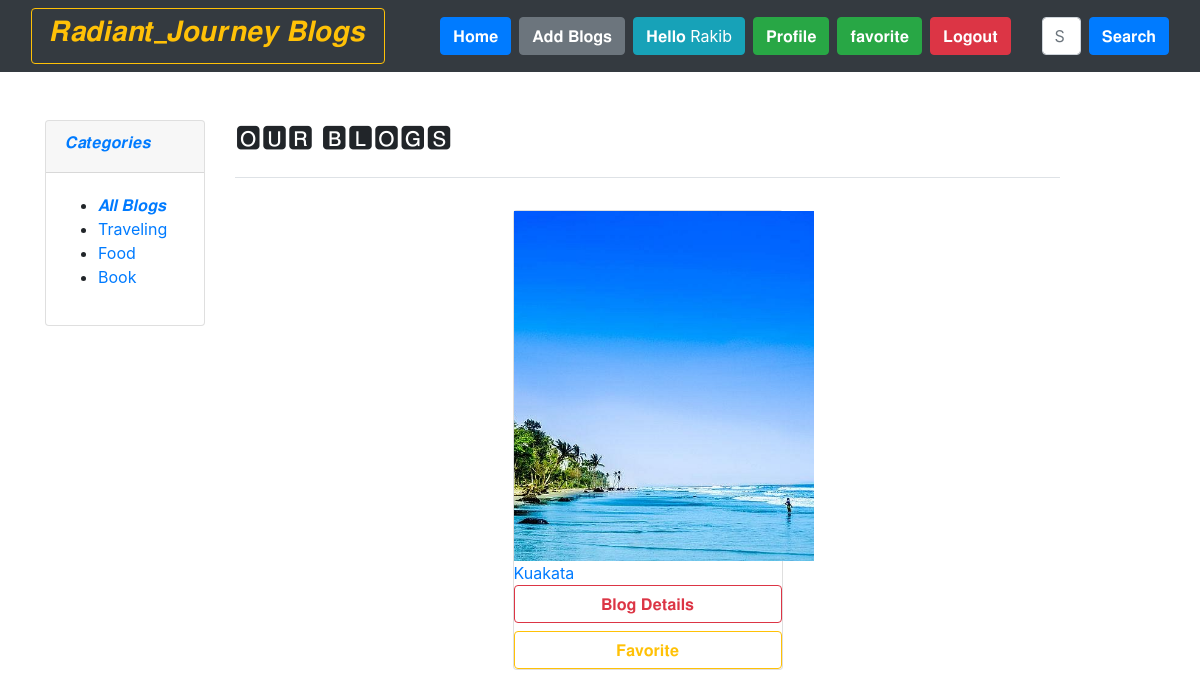
Page /cat_wise_blog/traveling/ (signed in) on the committed database.
### home/models.py (models this page shows, shortened)
class Category(models.Model):
    category_name=models.CharField(max_length=50,unique=True)
    slug=models.SlugField(max_length=100,unique=True)

class BlogPost(models.Model):
    title=models.CharField(max_length=255)
    author= models.ForeignKey(User, on_delete=models.CASCADE)
    slug=models.CharField(max_length=130)
    content=models.TextField()
    image = models.ImageField(upload_to="profile_pics", blank=True, null=True)
    dateTime=models.DateTimeField(auto_now_add=True)
    category=models.ForeignKey(Category,on_delete=models.CASCADE)
    def __str__(self):
        return str(self.author) +  " Blog Title: " + self.title

### home/views.py (the view)
# urls.py: path("", views.blogs, name="blogs"),
def blogs(request, slug=None):
    categories = None
    posts = BlogPost.objects.all().order_by('-dateTime')
    print("In blogs")
    if not request.user.is_authenticated:
        return redirect('login')
    if slug:
        categories = get_object_or_404(Category, slug=slug)
        posts = posts.filter(category=categories).order_by('-dateTime')
        print(posts)
    categories = Category.objects.all()
    favorite_blogs = Favorite.objects.filter(user=request.user).values_list('blog', flat=True)
    return render(request, "blog.html", {'posts': posts,
                                         'favorite_blogs': favorite_blogs,
                                         'categories': categories
                                         })

### home/templates/blog.html (shortened to what this page needs)
{% extends 'base.html' %}
{% block body %}
<section class="section-content padding-y">
  <div class="container">
    <div class="row">
      <aside class="col-md-2">
        <div class="card">
          <article class="filter-group">
            <header class="card-header">
              <a href="#" data-toggle="collapse" data-target="#collapse_1" aria-expanded="true" class="">
                <h6 class="title">𝑪𝒂𝒕𝒆𝒈𝒐𝒓𝒊𝒆𝒔</h6>
              </a>
            </header>
            <div class="filter-content collapse show" id="collapse_1" style="">
              <div class="card-body">
                <ul class="list-menu">
                  <li><a href="{% url 'blogs' %}">𝑨𝒍𝒍 𝑩𝒍𝒐𝒈𝒔 </a></li>
                  {% for cat in categories %}
                      <li>
                          <a href="{% url 'cat_wise_blog' slug=cat.slug %}">{{cat.category_name}}</a>
                      </li>
                  {% endfor %}
              </ul>
              </div>
            </div>
          </article>
        </div>
      </aside>
      <main class="col-md-9">
        <header class="border-bottom mb-4 pb-3">
          <div class="form-inline">
            <span class="mr-md-auto"><b></b> <h3>🅾🆄🆁 🅱🅻🅾🅶🆂</h3></span>
          </div>
        </header>
        <div style=" " class="row mx-auto justify-content-center">
          {% if posts %}
          {% for blog in posts %}
            <div style="max-width:300px; " class="col-lg-4  m-2">
              <figure class="card card-product-grid">
                <div class="img-wrap">
                  <a href="#"><img style="max-width:300px; height:350px; object-fit:cover;" src="{{ blog.image.url }}" /></a>
                </div>
                <figcaption class="info-wrap">
                  <div class="fix-height">
                    <a href="{% url 'blog_details' blog_id=blog.id %}" class="title">{{blog.title}}</a>
                  </div>
                  <a class="btn btn-outline-danger btn-block" href="{% url 'blog_details' blog_id=blog.id %}">𝐁𝐥𝐨𝐠 𝐃𝐞𝐭𝐚𝐢𝐥𝐬</a>
                  <a class="btn btn-outline-warning btn-block" href="{% url 'save_favorite' blog_id=blog.id %}">𝐅𝐚𝐯𝐨𝐫𝐢𝐭𝐞</a>
                </figcaption>
              </figure>
            </div>
          {% endfor %}
          {% else %}
          <div>
            <h2>No result found. Please try again.</h2>
          </div>
          {% endif %}
        </div>
{% endblock %}

### home/templates/base.html (shortened to what this page needs)
<!doctype html>
<html lang="en">
  <head>
    <link href="//maxcdn.bootstrapcdn.com/bootstrap/4.1.1/css/bootstrap.min.css" rel="stylesheet" id="bootstrap-css">
    <link href="https://cdn.jsdelivr.net/npm/bootstrap@5.0.2/dist/css/bootstrap.min.css" rel="stylesheet">
    <link rel="stylesheet" href="https://maxcdn.bootstrapcdn.com/bootstrap/4.0.0/css/bootstrap.min.css">
  </head>
  <body>
    <nav class="navbar navbar-expand-lg navbar-dark bg-dark sticky-top">
        <div class="container-fluid">
          <a style="text-align:center;width: 40%;margin: auto;" class="btn btn-outline-warning me-4" href="#"><h3>𝑹𝒂𝒅𝒊𝒂𝒏𝒕_𝑱𝒐𝒖𝒓𝒏𝒆𝒚 𝑩𝒍𝒐𝒈𝒔</h3></a>
          <div class="collapse navbar-collapse" id="navbarSupportedContent">
          <div class="container mx-3">
            <ul class="navbar-nav me-auto mb-2 mb-lg-0">
              <li class="nav-item">
                <a class="btn btn-primary me-2" aria-current="page" href="/">𝐇𝐨𝐦𝐞</a>
              </li>
              {% if user.is_authenticated %}
              <li class="nav-item">
                <a class="btn btn-secondary me-2 " href="/add_blogs/">𝐀𝐝𝐝 𝐁𝐥𝐨𝐠𝐬</a>
              </li>
              <li class="nav-item">
                <a class="btn btn-info me-2" href="#">𝐇𝐞𝐥𝐥𝐨 {{request.user}}</a>
              </li>
              <li class="nav-item">
                <a class="btn btn-success me-2" href="/profile/">𝐏𝐫𝐨𝐟𝐢𝐥𝐞</a>
              </li>
              <li class="nav-item">
                <a class="btn btn-success me-2" href="/favorite/">𝐟𝐚𝐯𝐨𝐫𝐢𝐭𝐞</a>
              </li>
              <li class="nav-item">
                <a class="btn btn-danger"href="/logout/">𝐋𝐨𝐠𝐨𝐮𝐭</a>
              </li>
              {% endif %}
            </ul>
            </div>
            <form class="d-flex" method="POST" action="/search/"> {% csrf_token %}
              <input class="form-control me-2" type="search" placeholder="Search" name="searched" id="searched" aria-label="Search">
              <button href="/search/" class="btn btn-primary" type="submit">𝐒𝐞𝐚𝐫𝐜𝐡</button>
            </form>
          </div>
        </div>
      </nav>
      {% block body %}
      {% endblock %}
</body>
</html>

### rows in the picture
Category: category_name "Traveling"
Category: category_name "Food"
Category: category_name "Book"
BlogPost: image (picture), title "Kuakata"

### other values in the picture
{{ request.user }} "Rakib"
